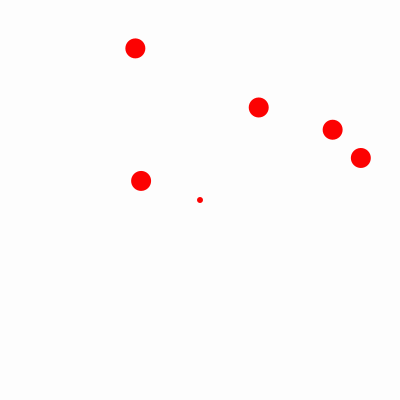
Frame 1 (no input)
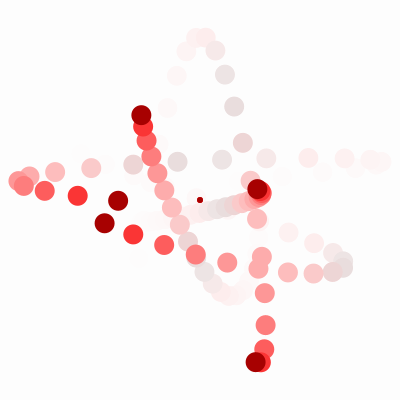
Frame 60 (the mouse pressed at the canvas centre just before this capture)
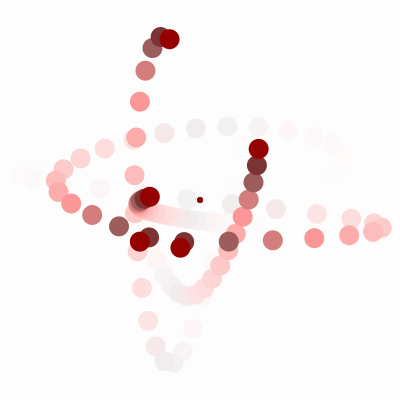
Frame 120 (the mouse held since frame 60 and released just before this capture)

The Processing sketch that drew these frames (run headless with seeded random() and noise(); from frame 60 on, the mouse is pressed at the canvas centre):

// Processing sketch: processing_82226
// ── processing_82226.pde

int lnh  = 5;

float x[] = new float[lnh];
float y[] = new float[lnh];

float spx[] = new float[lnh];
float spy[] = new float[lnh];
float acx[] = new float[lnh];
float acy[] = new float[lnh];
float scl = 0.0005;
int sz =20;

void setup(){
  size(400, 400);
  colorMode(HSB, 100);
  background(99);
  frameRate(20);
  noStroke();
  smooth();
  
  for(int i = 0; i<lnh; i++){
  x[i] = random(width);
  y[i] = random(height);
  acx[i] = 0;
  acy[i] = 0;
  spx[i] = random(-2, 2);
  spy[i] = random(-2, 2);
  }
}

void draw(){
  whiteout();
  
  attraction();

  for(int i = 0; i < lnh; i++){ 
   ellipse(x[i], y[i], sz, sz);
  }
  ellipse(width/2, height/2, 6, 6);
  
}

void whiteout(){
  rectMode(CORNER);
  fill(100, 20);
  rect(0, 0, width, height);
}

void attraction(){
  for(int i = 0; i<lnh; i++){
  float dstx = x[i] - width/2;
  float dsty = y[i] - height/2;
  acx[i] = sq(dstx) * scl;
  acy[i] = sq(dsty) * scl;
   if(x[i] > width/2)acx[i] = -acx[i];
   if(y[i] > height/2)acy[i] = -acy[i];
  spx[i] += acx[i];
  spy[i] += acy[i];

  x[i] = x[i] + spx[i];
  y[i] = y[i] + spy[i];
  
  float dstcolor = dist(x[i], y[i], width/2, height/2);
  fill(0, 99, min(dstcolor*0.8, 99));
  }

}
